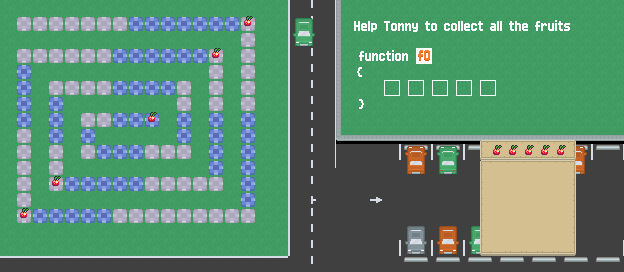

A level layout from a 2D game, rendered from its tile map. Below: a short description, then the map file with tile-grid data replaced by summaries:
An orthogonal 39x17 tile map with 16x16 px tiles, 22 tile layers (Tile Layer 21, Tile Layer 22, info, buttonsSecondRow, ...), 4 tilesets and 135 objects (answer1, answer2, answer3, answer4, answer5, ...).

<map version="1.2" tiledversion="2020.01.22" orientation="orthogonal" renderorder="right-down" compressionlevel="-1" width="39" height="17" tilewidth="16" tileheight="16" infinite="0" nextlayerid="53" nextobjectid="200">
 <editorsettings>
  <export target="10.lua" format="lua" />
 </editorsettings>
 <tileset firstgid="1" name="UIpackSheet_transparent" tilewidth="16" tileheight="16" spacing="2" tilecount="990" columns="30">
  <image source="../tileset/Tilemap/UIpackSheet_transparent.png" width="538" height="592" />
 </tileset>
 <tileset firstgid="991" name="roguelikeCity" tilewidth="16" tileheight="16" spacing="1" tilecount="1036" columns="37">
  <image source="../tileset/Tilemap/roguelikeCity.png" width="628" height="475" />
 </tileset>
 <tileset firstgid="2027" name="functionsTextTiles" tilewidth="16" tileheight="16" tilecount="900" columns="30">
  <image source="../graphics/functionsTextTiles.png" width="480" height="480" />
 </tileset>
 <tileset firstgid="2927" name="test" tilewidth="16" tileheight="16" tilecount="486" columns="27">
  <image source="../tileset/Tilemap/test.png" width="432" height="288" />
 </tileset>
 <layer id="50" name="Tile Layer 21" width="39" height="17">
  <data>[663 cells, 312 non-empty, 6 distinct tile ids]</data>
 </layer>
 <layer id="51" name="Tile Layer 22" width="39" height="17">
  <data>[663 cells, 111 non-empty, 2 distinct tile ids]</data>
 </layer>
 <layer id="14" name="info" width="39" height="17" offsetx="48" offsety="16">
  <properties>
   <property name="F0" type="int" value="5" />
   <property name="F1" type="int" value="0" />
   <property name="blueTile" type="bool" value="true" />
   <property name="door" type="bool" value="false" />
   <property name="face" value="right" />
   <property name="fruit" type="bool" value="true" />
   <property name="fruitsTotal" type="int" value="5" />
   <property name="grass" type="bool" value="true" />
   <property name="greyTile" type="bool" value="true" />
   <property name="numFunc" type="int" value="1" />
   <property name="totalSize" type="int" value="5" />
   <property name="yellowTile" type="bool" value="false" />
  </properties>
  <data>[663 cells, 0 non-empty, 0 distinct tile ids]</data>
 </layer>
 <layer id="36" name="buttonsSecondRow" width="39" height="17" offsetx="48" offsety="16">
  <properties>
   <property name="blue" value="blueTile" />
   <property name="grey" value="greyTile" />
  </properties>
  <data>[663 cells, 303 non-empty, 9 distinct tile ids]</data>
 </layer>
 <layer id="37" name="buttonsThirdRow" width="39" height="17" offsetx="48" offsety="16">
  <data>[663 cells, 29 non-empty, 3 distinct tile ids]</data>
 </layer>
 <layer id="44" name="more" width="39" height="17" offsetx="48" offsety="16">
  <data>[663 cells, 0 non-empty, 0 distinct tile ids]</data>
 </layer>
 <layer id="47" name="open" width="39" height="17" offsetx="48" offsety="16">
  <data>[663 cells, 0 non-empty, 0 distinct tile ids]</data>
 </layer>
 <layer id="43" name="street" width="39" height="17" offsetx="48" offsety="16">
  <data>[663 cells, 25 non-empty, 3 distinct tile ids]</data>
 </layer>
 <layer id="42" name="details" width="39" height="17" offsetx="48" offsety="16">
  <data>[663 cells, 50 non-empty, 6 distinct tile ids]</data>
 </layer>
 <layer id="41" name="cars" width="39" height="17" offsetx="48" offsety="16">
  <data>[663 cells, 40 non-empty, 24 distinct tile ids]</data>
 </layer>
 <layer id="12" name="text" width="39" height="17" offsetx="64" offsety="0">
  <data>[663 cells, 28 non-empty, 24 distinct tile ids]</data>
 </layer>
 <layer id="22" name="fruit1" width="39" height="17" offsetx="0.363636" offsety="-3">
  <data>[663 cells, 1 non-empty, 1 distinct tile ids]</data>
 </layer>
 <layer id="23" name="fruit2" width="39" height="17" offsetx="0.363636" offsety="-3">
  <data>[663 cells, 1 non-empty, 1 distinct tile ids]</data>
 </layer>
 <layer id="24" name="fruit3" width="39" height="17" offsetx="0.363636" offsety="-3">
  <data>[663 cells, 1 non-empty, 1 distinct tile ids]</data>
 </layer>
 <layer id="25" name="fruit4" width="39" height="17" offsetx="0.363636" offsety="-3">
  <data>[663 cells, 1 non-empty, 1 distinct tile ids]</data>
 </layer>
 <layer id="26" name="fruit5" width="39" height="17" offsetx="0.363636" offsety="-3">
  <data>[663 cells, 1 non-empty, 1 distinct tile ids]</data>
 </layer>
 <layer id="2" name="buttons" width="39" height="17">
  <data>[663 cells, 48 non-empty, 48 distinct tile ids]</data>
 </layer>
 <objectgroup id="32" name="answer" visible="0">
  <properties>
   <property name="numObejcts" type="int" value="6" />
  </properties>
  <object id="19" name="answer1" x="383.506" y="79.9692" width="16" height="16" />
  <object id="20" name="answer2" x="407.477" y="79.9958" width="16" height="16" />
  <object id="21" name="answer3" x="431.381" y="79.9416" width="16" height="16" />
  <object id="26" name="answer4" x="455.518" y="80.0888" width="16" height="16" />
  <object id="27" name="answer5" x="479.627" y="80.0568" width="16" height="16" />
 </objectgroup>
 <objectgroup id="33" name="grass" visible="0">
  <properties>
   <property name="numObjects" type="int" value="13" />
  </properties>
  <object id="31" name="grass1" x="0" y="228" width="330.364" height="56.773" />
  <object id="32" name="grass2" x="0.167" y="-0.2423" width="12.667" height="316.742" />
  <object id="33" name="grass3" x="261.042" y="-4.46875" width="112.583" height="272" />
  <object id="34" name="grass4" x="-2" y="-11.5" width="304.5" height="24.25" />
  <object id="35" name="grass5" x="68.5" y="99" width="6" height="71.5" />
  <object id="53" name="grass6" x="197.5" y="69.75" width="5.33333" height="100.5" />
  <object id="54" name="grass7" x="79" y="164.75" width="121.333" height="6" />
  <object id="55" name="grass8" x="83" y="101.25" width="84.8333" height="5" />
  <object id="56" name="grass9" x="228.5" y="42.25" width="5.16667" height="161" />
  <object id="58" name="grass13" x="40.75" y="197.125" width="192" height="5" />
  <object id="59" name="grass12" x="38.75" y="73.125" width="4" height="128" />
  <object id="60" name="grass11" x="37.75" y="69.125" width="165" height="5" />
  <object id="61" name="grass10" x="14.25" y="37.125" width="220" height="5.5" />
 </objectgroup>
 <objectgroup id="35" name="player" visible="0">
  <object id="37" name="player" x="16" y="16" width="16" height="16" />
 </objectgroup>
 <objectgroup id="52" name="greyTile" visible="0">
  <properties>
   <property name="numObjects" type="int" value="58" />
  </properties>
  <object id="137" name="greyTile1" x="23.4281" y="20.7424" width="0.363636" height="0.363636" />
  </objectgroup>
 <objectgroup id="16" name="blueTile" visible="0">
  <properties>
   <property name="numObjects" type="int" value="53" />
  </properties>
  <!-- 53 objects omitted --></objectgroup>
 <objectgroup id="21" name="fruit" visible="0">
  <properties>
   <property name="numObjects" type="int" value="5" />
  </properties>
  <!-- 5 objects omitted --></objectgroup>
 <layer id="27" name="apple1" width="39" height="17" offsetx="9.66667" offsety="-2.66667">
  <data>[663 cells, 1 non-empty, 1 distinct tile ids]</data>
 </layer>
 <layer id="28" name="apple2" width="39" height="17" offsetx="9.66667" offsety="-2.66667">
  <data>[663 cells, 1 non-empty, 1 distinct tile ids]</data>
 </layer>
 <layer id="29" name="apple3" width="39" height="17" offsetx="9.66667" offsety="-2.66667">
  <data>[663 cells, 1 non-empty, 1 distinct tile ids]</data>
 </layer>
 <layer id="30" name="apple4" width="39" height="17" offsetx="9.66667" offsety="-2.66667">
  <data>[663 cells, 1 non-empty, 1 distinct tile ids]</data>
 </layer>
 <layer id="31" name="apple5" width="39" height="17" offsetx="9.66667" offsety="-2.66667">
  <data>[663 cells, 1 non-empty, 1 distinct tile ids]</data>
 </layer>
</map>
<!-- 115 of 135 objects omitted -->
